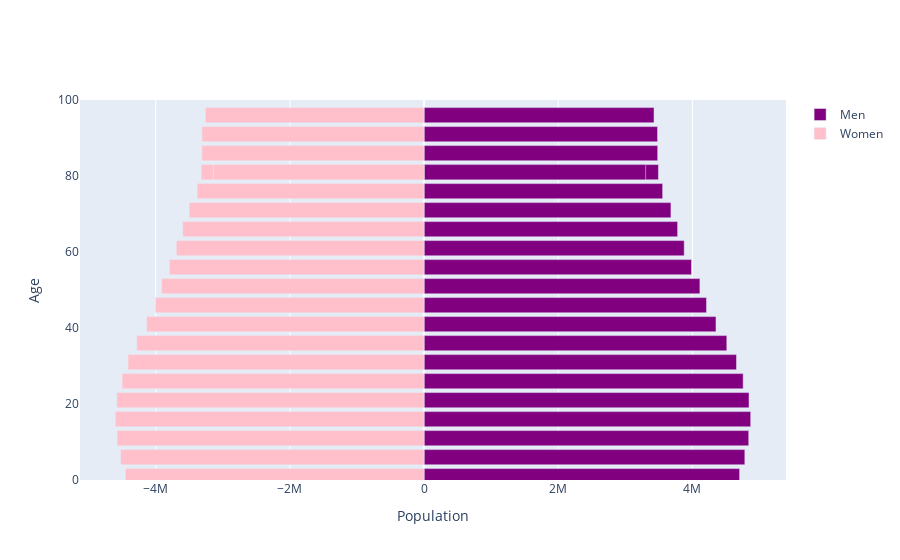

Source (notebook cell):
### Code cell
pop_pyramid(new_pop(place='RUS'))

### Figure 1 — Plotly figure (JSON) as saved in the notebook; plotly's stock layout.template omitted (floating-point values rounded to 4 significant figures; data arrays with more than 128 entries replaced by an {"elided": "..."} marker saying what was removed)
{"data": [{"hoverinfo": "skip", "marker": {"color": "purple"}, "name": "Men", "orientation": "h", "type": "bar", "x": {"elided": "1037 int values"}, "y": [1, 6, 11, 16, 21, 26, 31, 36, 41, 46, 51, 56, 61, 66, 71, 76, 81, 86, 91, 96, 81]}, {"hoverinfo": "skip", "marker": {"color": "pink"}, "name": "Women", "orientation": "h", "type": "bar", "x": {"elided": "1037 int values"}, "y": [1, 6, 11, 16, 21, 26, 31, 36, 41, 46, 51, 56, 61, 66, 71, 76, 81, 86, 91, 96, 81]}], "layout": {"barmode": "overlay", "xaxis": {"title": {"text": "Population"}}, "yaxis": {"range": [0, 100], "title": {"text": "Age"}}}}
